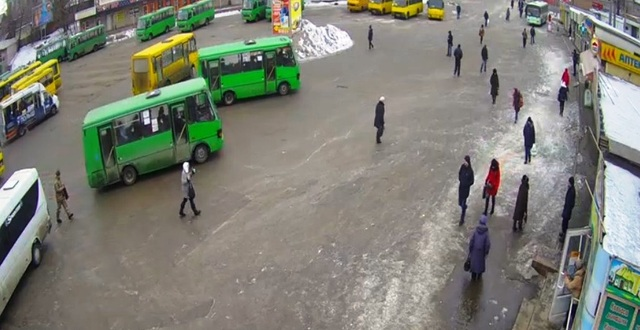
#> input picture PROJECT/1_600.jpg, 640 x 330 px, given in place of the camera
$ python MyCamOpened.py
#> lines starting #> are read from the running program, lines starting #| are printed output that depends on the picture
import numpy as np
import cv2
from matplotlib import pyplot as plt

cap = cv2.VideoCapture(0)
while cap.isOpened():
    _, img = cap.read()
#> img is the input picture: shape (330, 640, 3); mean B, G, R 118, 128.2, 126.9
    if img.shape [-1] == 3: # Цветное изображ
        b, g, r, = cv2.split (img) # get b, g, r
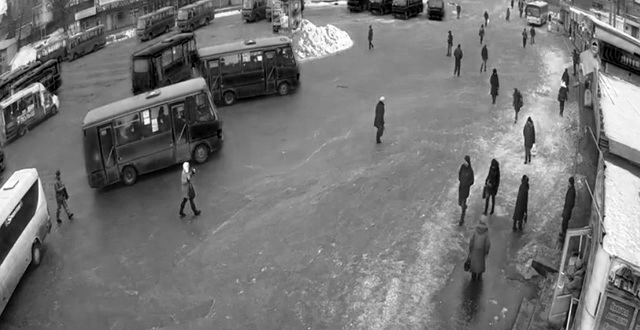
#> b: shape (330, 640); min 0, max 255, mean 118
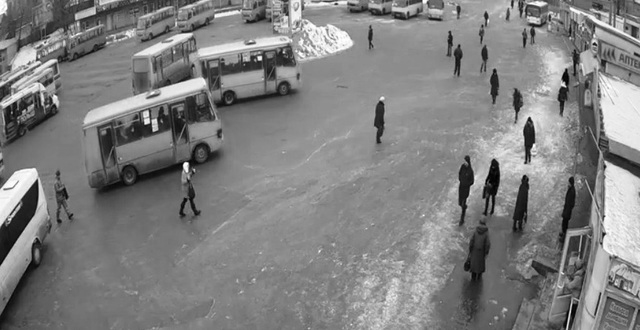
#> g: shape (330, 640); min 0, max 255, mean 128.2
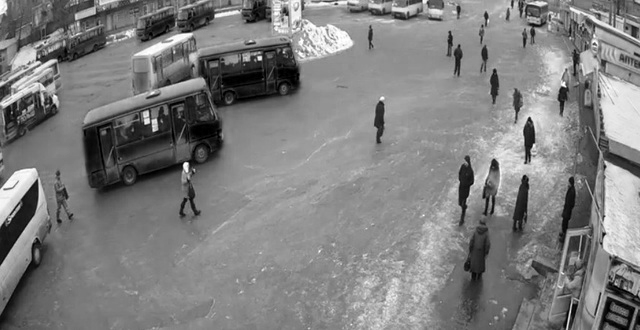
#> r: shape (330, 640); min 0, max 255, mean 126.9
        rgb_img = cv2.merge([r, g, b]) # Переключ на rgb
        gray_img = cv2.cvtColor(img, cv2.COLOR_BGR2GRAY)
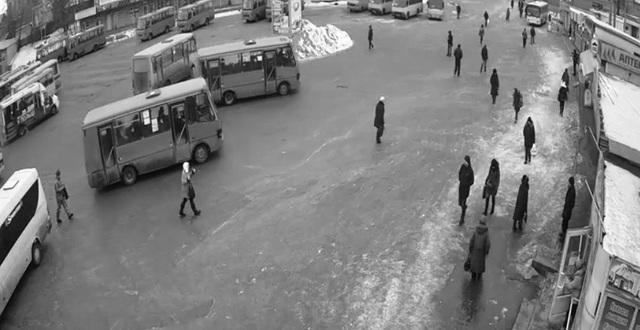
#> gray_img: shape (330, 640); min 0, max 255, mean 126.6
    else:
        gray_img = img

    Img =  cv2.medianBlur(gray_img, 5)
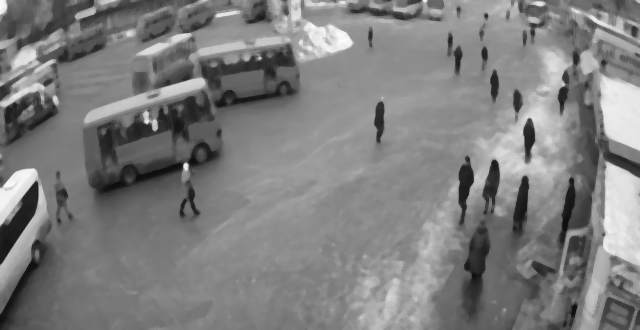
#> Img: shape (330, 640); min 13, max 252, mean 126.6
    cimg = cv2.cvtColor(Img, cv2.COLOR_GRAY2BGR)

    circles = cv2.HoughCircles(Img, cv2.HOUGH_GRADIENT, 1,20,
                               param1 = 50, param2 = 30, minRadius = 0, maxRadius = 0)
#> circles = 267 rows, first 8: [273.5, 315.5, 315.8], [353.5, 151.5, 148.7], [431.5, 159.5, 167.2], [283.5, 283.5, 282.9], [333.5, 230.5, 228.8], [373.5, 85.5, 220.1], [366.5, 135.5, 193.5], [217.5, 212.5, 208.2]

    circles = np.uint16 (np.around(circles))
#> circles = 267 rows, first 8: [274, 316, 316], [354, 152, 149], [432, 160, 167], [284, 284, 283], [334, 230, 229], [374, 86, 220], [366, 136, 194], [218, 212, 208]

    for i in circles [0,:] :
        # нарисовать внешний круг
        cv2.circle(cimg, (i [0], i [1]), i [2], (0,255,0), 2)
        # Нарисовать центр круга
        cv2.circle(cimg, (i [0], i [1]), 2, (0,0,255), 3)
#> this loop made 267 passes
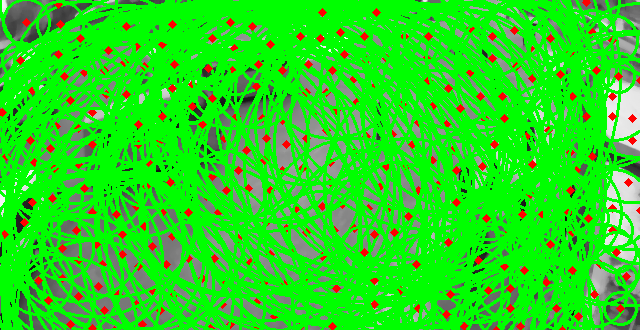
#> cimg: shape (330, 640, 3); mean B, G, R 31, 216, 40.4


    cv2.imshow('img', img)

    key = cv2.waitKey(20) & 0xff
#> (key Esc is pressed here)
    if key == 27:
        break

cap.release()
cv2.destroyAllWindows()

$ run again, on PROJECT/3299.jpg
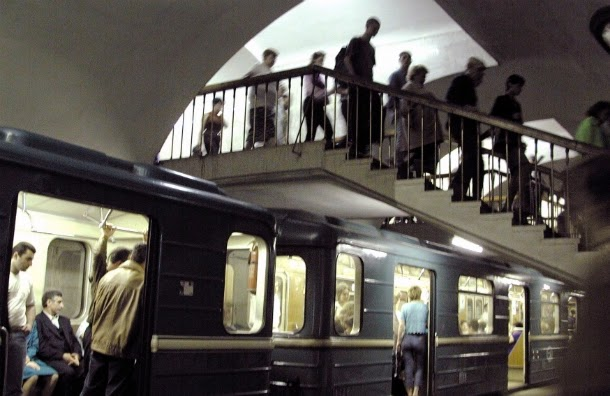
#> input picture PROJECT/3299.jpg, 610 x 396 px, given in place of the camera
#> img is the input picture: shape (396, 610, 3); mean B, G, R 80.8, 86.3, 90.8
#> `Img =  cv2.medianBlur(gray_img, 5)`:
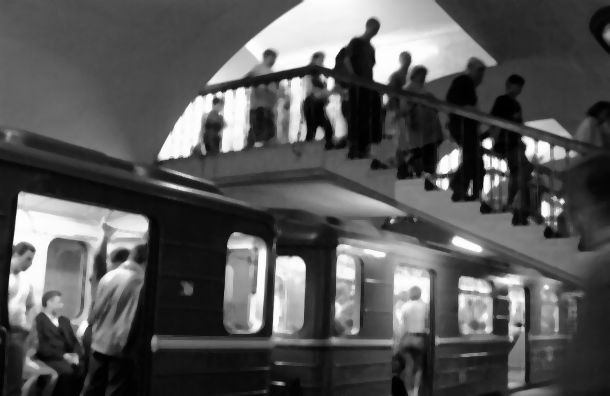
#> Img: shape (396, 610); min 0, max 254, mean 86.6
#> `circles = cv2.HoughCircles(Img, cv2.HOUGH_GRADIENT, 1,20, param1 = 50,..`: circles = 304 rows, first 8: [280.5, 205.5, 133], [295.5, 395.5, 253.5], [214.5, 5.5, 334.7], [206.5, 28.5, 311.9], [426.5, 224.5, 120.6], [252.5, 217.5, 130.7], [191.5, 12.5, 327.9], [198.5, 72.5, 267.8]
#> `circles = np.uint16 (np.around(circles))`: circles = 304 rows, first 8: [280, 206, 133], [296, 396, 254], [214, 6, 335], [206, 28, 312], [426, 224, 121], [252, 218, 131], [192, 12, 328], [198, 72, 268]
#> the loop `for i in circles [0,:] :` made 304 passes
#> after the loop `for i in circles [0,:] :`:
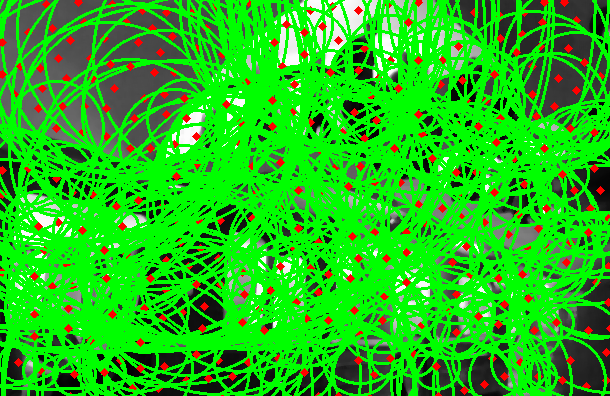
#> cimg: shape (396, 610, 3); mean B, G, R 24.6, 189.2, 34.6
